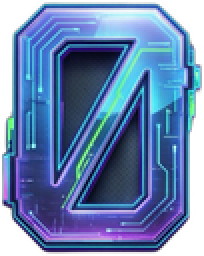
#> input picture flappy/assets1/0.png, 102 x 128 px (shown 2 times larger); its folder holds only this picture in this run
$ python optimize_images.py
#> lines starting #> are read from the running program, lines starting #| are printed output that depends on the picture
import os
import glob
from PIL import Image

def optimize_images(directory):
    for filepath in glob.glob(f"{directory}/*.png"):
        img = Image.open(filepath).convert("RGBA")
#> img is the input picture: PIL image 102x128 RGBA; mean R, G, B, A 63, 91.5, 136.6, 209.9
        # Crop to alpha bounding box
        alpha = img.split()[-1]
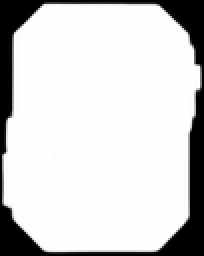
#> alpha: PIL image 102x128 L (shown 2 times larger); min 0, max 255, mean 209.9
        bbox = alpha.getbbox()
#> bbox = (0, 0, 101, 128)
        if bbox:
            img = img.crop(bbox)
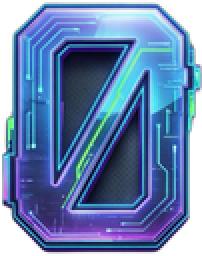
#> img: PIL image 101x128 RGBA (shown 2 times larger); mean R, G, B, A 63.6, 92.4, 138, 212; transparent parts drawn white

        # Now resize if it's too big.
        # Max dimension 512 is plenty for this game.
        w, h = img.size
#> w = 101; h = 128
        # BIRD, PILLAR, etc.
        filename = os.path.basename(filepath)
        if "PILLAR" in filename: # We know standard height is 360, make it ~500 for safety
            max_h = 512
            if h > max_h:
                new_w = int(w * (max_h / h))
                img = img.resize((new_w, max_h), Image.Resampling.LANCZOS)
        elif "BIRD" in filename or "0" <= filename[0] <= "9":
            max_h = 128
            if h > max_h:
                new_w = int(w * (max_h / h))
                img = img.resize((new_w, max_h), Image.Resampling.LANCZOS)
        elif "image copy" in filename: # Backgrounds
            # Don't crop backgrounds tightly to alpha, they might not have alpha
            # But the user said "only image we want in our this agem not background thing"
            # It might mean the user is complaining that the bird HAS a background.
            # But `rembg` removed the background.

            # The background images should be 1080p roughly max.
            pass
        else: # gameover, flappyready
            if w > 512:
                new_h = int(h * (512 / w))
                img = img.resize((512, new_h), Image.Resampling.LANCZOS)

        img.save(filepath, optimize=True)
        print(f"Optimized {filename}")

if __name__ == "__main__":
    optimize_images('/Users/prakharmishra/Desktop/games/arcadegenie/Ginie_Arcade/public/games/flappy/assets1')

$ run again, on flappy/assets1/4.png
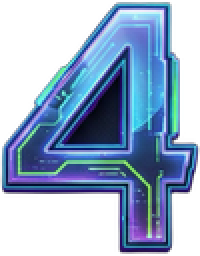
#> input picture flappy/assets1/4.png, 100 x 128 px (shown 2 times larger)
#> in optimize_images, img is the input picture: PIL image 100x128 RGBA; mean R, G, B, A 42.8, 64.7, 94.7, 143.4
#> in optimize_images, `alpha = img.split()[-1]`:
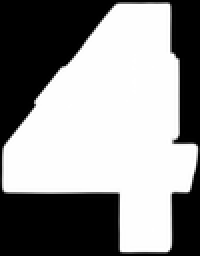
#> alpha: PIL image 100x128 L (shown 2 times larger); min 0, max 255, mean 143.4
#> bbox = (0, 0, 100, 127)
#> in optimize_images, `img = img.crop(bbox)`:
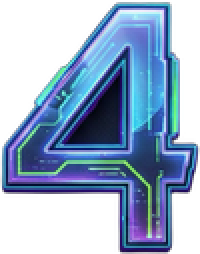
#> img: PIL image 100x127 RGBA (shown 2 times larger); mean R, G, B, A 43.2, 65.2, 95.5, 144.6; transparent parts drawn white

$ run again, on flappy/assets1/6.png
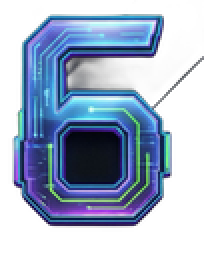
#> input picture flappy/assets1/6.png, 102 x 128 px (shown 2 times larger)
#> in optimize_images, img is the input picture: PIL image 102x128 RGBA; mean R, G, B, A 36.5, 53.1, 78.5, 128.3
#> in optimize_images, `alpha = img.split()[-1]`:
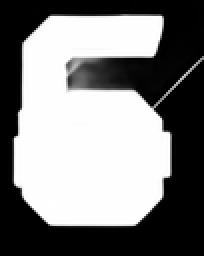
#> alpha: PIL image 102x128 L (shown 2 times larger); min 0, max 255, mean 128.3
#> bbox = (4, 0, 102, 116)
#> in optimize_images, `img = img.crop(bbox)`:
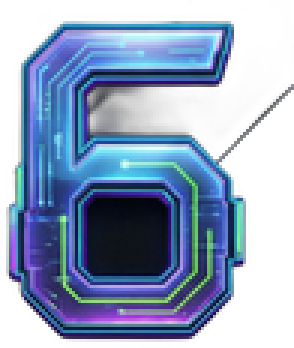
#> img: PIL image 98x116 RGBA (shown 3 times larger); mean R, G, B, A 41.9, 61, 90.2, 147.3; transparent parts drawn white

$ run again, on flappy/assets1/1.png
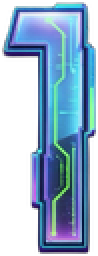
#> input picture flappy/assets1/1.png, 49 x 128 px (shown 2 times larger)
#> in optimize_images, img is the input picture: PIL image 49x128 RGBA; mean R, G, B, A 52, 80.9, 108, 151.2
#> in optimize_images, `alpha = img.split()[-1]`:
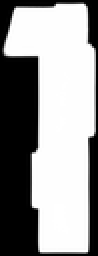
#> alpha: PIL image 49x128 L (shown 2 times larger); min 0, max 255, mean 151.2
#> bbox = (0, 0, 49, 127)
#> in optimize_images, `img = img.crop(bbox)`:
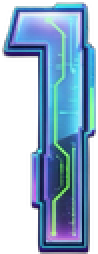
#> img: PIL image 49x127 RGBA (shown 2 times larger); mean R, G, B, A 52.4, 81.6, 108.8, 152.3; transparent parts drawn white
